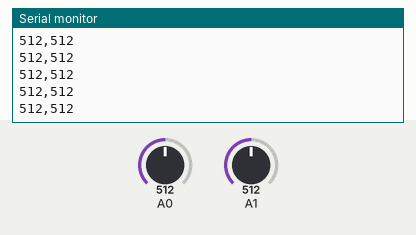
The sketch below on a simulated Arduino Uno, built with avr-gcc and run on an emulated ATmega328P. Shown: the last lines printed to the serial monitor. Inputs (shaded band) come from the test bench; at power-on: A0 = 512, A1 = 512.

Above: at 1.2 s.
1.3 s: A0 set to 716
At 2.1 s:
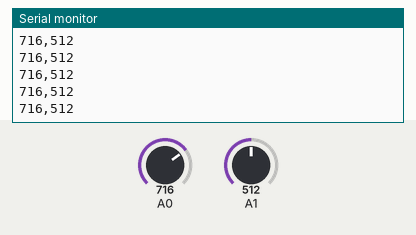
4.3 s: A1 set to 716
At 5.4 s:
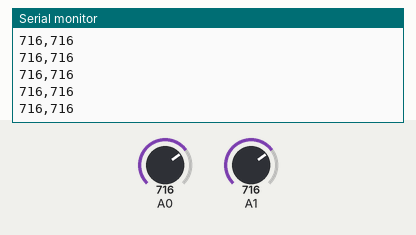
5.8 s: A0 set to 900
At 6.6 s:
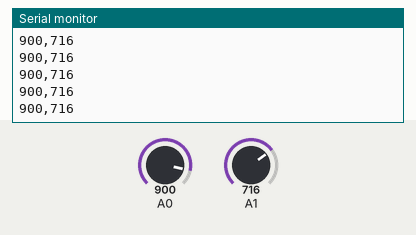
7.3 s: A1 set to 900
At 7.9 s:
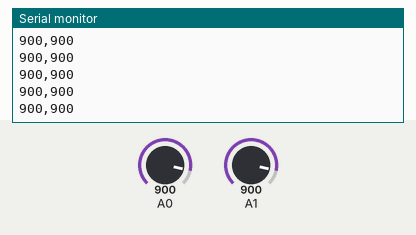
Timing chart, 0 to 9.8 s (numbered marks = the images above; inputs shaded):
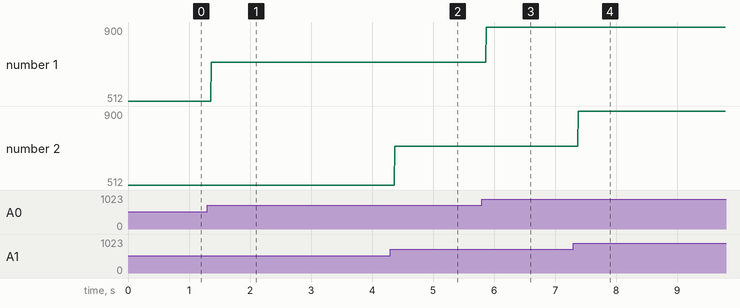

The sketch:

0_SerialPlotter.ino
```cpp
/*
  Free open Arduino Course

  Github:
  https://github.com/ZGZMakerSpace/ArduinoCourse
  Documentation:
  https://zaragozamakerspace.com/index.php/courses/curso-basico-arduino/

  by Zaragoza Maker Space
*/

void setup() {
  Serial.begin(9600);
  pinMode(0, INPUT);
  pinMode(1, INPUT);
}

void loop() {
  Serial.println((String(analogRead(0)) + String(",") + String(analogRead(1))));

}
```

Measured:
- after the input at 1.3 s, the serial monitor: prints a new line after 0.07 s (image 1)
- after the input at 4.3 s, the serial monitor: prints a new line after 0.07 s (image 2)
- after the input at 5.8 s, the serial monitor: prints a new line after 0.07 s (image 3)
- after the input at 7.3 s, the serial monitor: prints a new line after 0.08 s (image 4)
- plotted number 1: 512 → 716 after the input at 1.3 s, 716 → 900 after the input at 5.8 s
